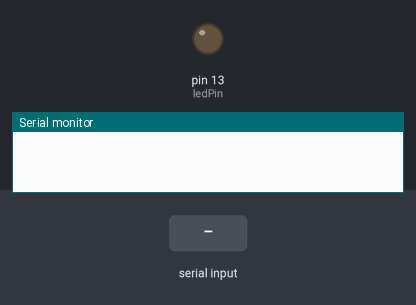
Recording of a sketch running on a simulated Arduino Uno, built with avr-gcc and run on an emulated ATmega328P. Parts: output pins drawn as LEDs (lit = HIGH), the last lines printed to the serial monitor. Dashed ring = blinking. The test bench sets the inputs (shaded band).

Above: at 1.2 s.
1.3 s: "90,45\n" received over Serial
At 1.6 s:
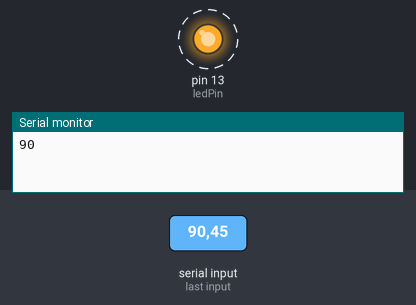
Timing chart, 0 to 10.3 s (numbered marks = the images above; inputs shaded):
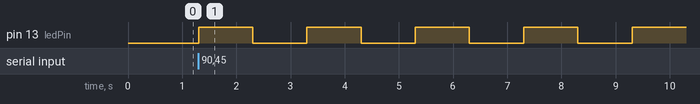

Measured:
- after the input at 1.3 s, pin 13 (ledPin): alternates HIGH for 1.0 s and LOW for 1.0 s, starting at once

The sketch:

3.Ardu_LED.ino
```cpp
int ledPin = 13; //정수 13을 ledPin에 저장
int count;

void setup() {
  pinMode(ledPin, OUTPUT); // ledPin = 13 이니까 pinMode(13, OUTPUT); 과 같다.
  Serial.begin(9600);
}
// 실습 : 숫자 입력 받아. 숫자만 큼 반복 점멸 led 만들기
// 실습2 : 로봇암 End Effector(X, Y, Z) 있을때 100ms로 x번, 500ms로 y번, 300ms로 z번 반복 점멸
void loop() {
  if(Serial.available() > 0){
    count = Serial.parseInt();
    Serial.println(count);

    for(int i = 0; i < count; i++){
    digitalWrite(ledPin, HIGH);
    delay(1000);
    digitalWrite(ledPin, LOW);
    delay(1000);
    Serial.println(i);
    }
  }
}
```
